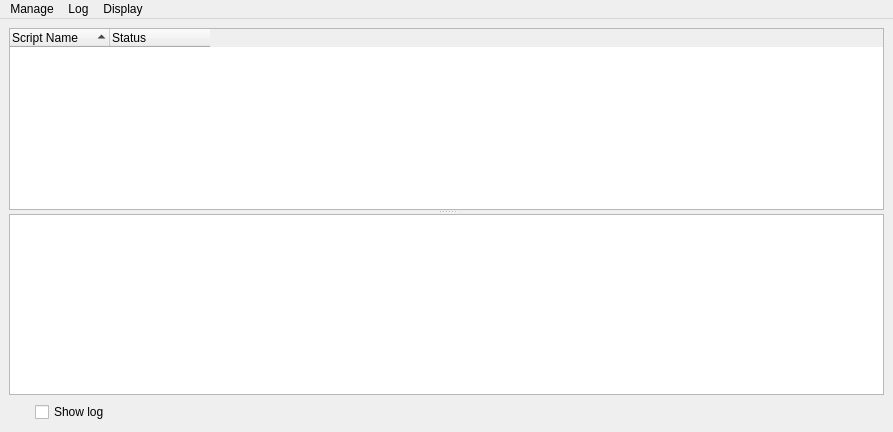
<?xml version="1.0" encoding="UTF-8"?>
<ui version="4.0">
 <class>mainUi</class>
 <widget class="QMainWindow" name="mainUi">
  <property name="geometry">
   <rect>
    <x>0</x>
    <y>0</y>
    <width>893</width>
    <height>432</height>
   </rect>
  </property>
  <property name="windowTitle">
   <string>Double Barrel Server Monitor</string>
  </property>
  <property name="windowIcon">
   <iconset resource="../icons.qrc">
    <normaloff>:/icons/compedShotgun.png</normaloff>:/icons/compedShotgun.png</iconset>
  </property>
  <widget class="QWidget" name="centralwidget">
   <layout class="QVBoxLayout" name="verticalLayout_3">
    <item>
     <widget class="QSplitter" name="logSplitter">
      <property name="orientation">
       <enum>Qt::Vertical</enum>
      </property>
      <widget class="QTreeWidget" name="serverTree">
       <property name="alternatingRowColors">
        <bool>true</bool>
       </property>
       <property name="sortingEnabled">
        <bool>true</bool>
       </property>
       <property name="animated">
        <bool>true</bool>
       </property>
       <attribute name="headerVisible">
        <bool>true</bool>
       </attribute>
       <attribute name="headerStretchLastSection">
        <bool>false</bool>
       </attribute>
       <column>
        <property name="text">
         <string>Script Name</string>
        </property>
       </column>
       <column>
        <property name="text">
         <string>Status</string>
        </property>
       </column>
      </widget>
      <widget class="QWidget" name="logDock" native="true">
       <layout class="QVBoxLayout" name="verticalLayout">
        <property name="margin">
         <number>0</number>
        </property>
        <item>
         <widget class="QTextBrowser" name="logOutput"/>
        </item>
       </layout>
      </widget>
     </widget>
    </item>
    <item>
     <layout class="QHBoxLayout" name="horizontalLayout">
      <item>
       <layout class="QVBoxLayout" name="verticalLayout_2">
        <item>
         <widget class="QLabel" name="showLogLabel">
          <property name="text">
           <string/>
          </property>
          <property name="pixmap">
           <pixmap resource="../icons.qrc">:/icons/monitor.png</pixmap>
          </property>
         </widget>
        </item>
        <item>
         <spacer name="verticalSpacer">
          <property name="orientation">
           <enum>Qt::Vertical</enum>
          </property>
          <property name="sizeType">
           <enum>QSizePolicy::Maximum</enum>
          </property>
          <property name="sizeHint" stdset="0">
           <size>
            <width>20</width>
            <height>40</height>
           </size>
          </property>
         </spacer>
        </item>
       </layout>
      </item>
      <item>
       <widget class="QCheckBox" name="showLogCheck">
        <property name="text">
         <string>Show log</string>
        </property>
       </widget>
      </item>
      <item>
       <spacer name="horizontalSpacer">
        <property name="orientation">
         <enum>Qt::Horizontal</enum>
        </property>
        <property name="sizeHint" stdset="0">
         <size>
          <width>40</width>
          <height>20</height>
         </size>
        </property>
       </spacer>
      </item>
      <item>
       <widget class="QPushButton" name="addButton">
        <property name="maximumSize">
         <size>
          <width>32</width>
          <height>32</height>
         </size>
        </property>
        <property name="toolTip">
         <string extracomment="Add Server"/>
        </property>
        <property name="text">
         <string/>
        </property>
        <property name="icon">
         <iconset resource="../icons.qrc">
          <normaloff>:/icons/plus.png</normaloff>:/icons/plus.png</iconset>
        </property>
        <property name="iconSize">
         <size>
          <width>32</width>
          <height>32</height>
         </size>
        </property>
        <property name="flat">
         <bool>true</bool>
        </property>
       </widget>
      </item>
      <item>
       <widget class="QPushButton" name="removeButton">
        <property name="maximumSize">
         <size>
          <width>32</width>
          <height>32</height>
         </size>
        </property>
        <property name="toolTip">
         <string extracomment="Remove Server"/>
        </property>
        <property name="text">
         <string/>
        </property>
        <property name="icon">
         <iconset resource="../icons.qrc">
          <normaloff>:/icons/minus.png</normaloff>:/icons/minus.png</iconset>
        </property>
        <property name="iconSize">
         <size>
          <width>32</width>
          <height>32</height>
         </size>
        </property>
        <property name="flat">
         <bool>true</bool>
        </property>
       </widget>
      </item>
     </layout>
    </item>
   </layout>
  </widget>
  <widget class="QMenuBar" name="menubar">
   <property name="geometry">
    <rect>
     <x>0</x>
     <y>0</y>
     <width>893</width>
     <height>22</height>
    </rect>
   </property>
   <widget class="QMenu" name="menuManage">
    <property name="title">
     <string>Manage</string>
    </property>
    <addaction name="addServerAction"/>
    <addaction name="removeServerAction"/>
    <addaction name="separator"/>
    <addaction name="restartServerAction"/>
    <addaction name="separator"/>
    <addaction name="startServerAction"/>
    <addaction name="stopServerAction"/>
   </widget>
   <widget class="QMenu" name="menuLog">
    <property name="title">
     <string>Log</string>
    </property>
    <addaction name="showLogAction"/>
    <addaction name="hideLogAction"/>
    <addaction name="separator"/>
    <addaction name="verticalSplitAction"/>
    <addaction name="horizontalSplitAction"/>
   </widget>
   <widget class="QMenu" name="menuPreferences">
    <property name="title">
     <string>Display</string>
    </property>
    <addaction name="simpleModeAction"/>
    <addaction name="advancedModeAction"/>
   </widget>
   <addaction name="menuManage"/>
   <addaction name="menuLog"/>
   <addaction name="menuPreferences"/>
  </widget>
  <action name="verticalSplitAction">
   <property name="checkable">
    <bool>true</bool>
   </property>
   <property name="checked">
    <bool>true</bool>
   </property>
   <property name="text">
    <string>Vertical Split</string>
   </property>
  </action>
  <action name="horizontalSplitAction">
   <property name="checkable">
    <bool>true</bool>
   </property>
   <property name="text">
    <string>Horizontal Split</string>
   </property>
  </action>
  <action name="showLogAction">
   <property name="checkable">
    <bool>true</bool>
   </property>
   <property name="text">
    <string>Show Log</string>
   </property>
  </action>
  <action name="addServerAction">
   <property name="icon">
    <iconset resource="../icons.qrc">
     <normaloff>:/icons/plus.png</normaloff>:/icons/plus.png</iconset>
   </property>
   <property name="text">
    <string>Add Server</string>
   </property>
  </action>
  <action name="removeServerAction">
   <property name="icon">
    <iconset resource="../icons.qrc">
     <normaloff>:/icons/minus.png</normaloff>:/icons/minus.png</iconset>
   </property>
   <property name="text">
    <string>Remove Server</string>
   </property>
  </action>
  <action name="hideLogAction">
   <property name="checkable">
    <bool>true</bool>
   </property>
   <property name="checked">
    <bool>true</bool>
   </property>
   <property name="text">
    <string>Hide Log</string>
   </property>
  </action>
  <action name="actionUnlock">
   <property name="text">
    <string>Unlock</string>
   </property>
  </action>
  <action name="restartServerAction">
   <property name="icon">
    <iconset resource="../icons.qrc">
     <normaloff>:/icons/refresh.png</normaloff>:/icons/refresh.png</iconset>
   </property>
   <property name="text">
    <string>Restart Server</string>
   </property>
  </action>
  <action name="simpleModeAction">
   <property name="checkable">
    <bool>true</bool>
   </property>
   <property name="checked">
    <bool>true</bool>
   </property>
   <property name="icon">
    <iconset resource="../icons.qrc">
     <normaloff>:/icons/star.png</normaloff>:/icons/star.png</iconset>
   </property>
   <property name="text">
    <string>Simple</string>
   </property>
  </action>
  <action name="advancedModeAction">
   <property name="checkable">
    <bool>true</bool>
   </property>
   <property name="icon">
    <iconset resource="../icons.qrc">
     <normaloff>:/icons/advanced.png</normaloff>:/icons/advanced.png</iconset>
   </property>
   <property name="text">
    <string>Advanced</string>
   </property>
  </action>
  <action name="setServerFileAction">
   <property name="icon">
    <iconset resource="../icons.qrc">
     <normaloff>:/icons/server.png</normaloff>:/icons/server.png</iconset>
   </property>
   <property name="text">
    <string>Set Server File</string>
   </property>
  </action>
  <action name="startServerAction">
   <property name="text">
    <string>Start Server</string>
   </property>
  </action>
  <action name="stopServerAction">
   <property name="text">
    <string>Stop Server</string>
   </property>
  </action>
 </widget>
 <resources>
  <include location="../icons.qrc"/>
  <include location="../icons.qrc"/>
  <include location="../icons.qrc"/>
 </resources>
 <connections/>
</ui>
